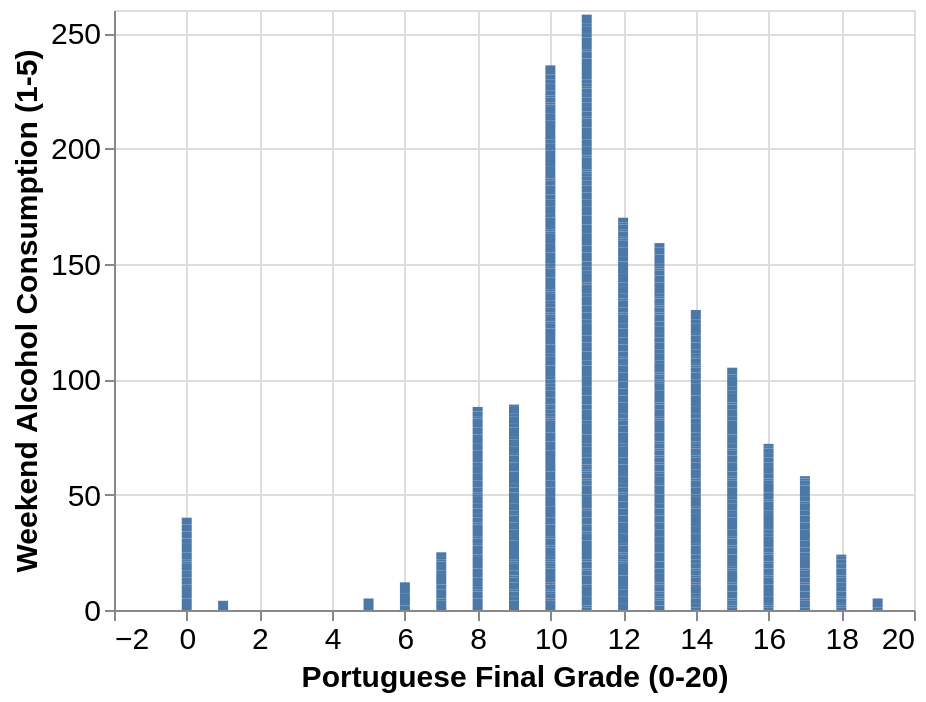

Describe this chart as a Vega-Lite specification.
### Vega-Lite specification from a JSON file in a GitHub repository (floating-point values rounded to 4 significant figures; data arrays with more than 128 entries replaced by an {"elided": "..."} marker saying what was removed)
{"config": {"view": {"continuousWidth": 400, "continuousHeight": 300}, "axis": {"labelFontSize": 15, "titleFontSize": 15}}, "data": {"name": "data-2598c03e4b3391988ca14a0c16e86572"}, "mark": "bar", "encoding": {"tooltip": [{"field": "G3", "type": "quantitative"}, {"field": "Walc", "type": "quantitative"}], "x": {"axis": {"title": "Portuguese Final Grade (0-20)"}, "field": "G3", "type": "quantitative"}, "y": {"axis": {"title": "Weekend Alcohol Consumption (1-5)"}, "field": "Walc", "type": "quantitative"}}, "$schema": "https://vega.github.io/schema/vega-lite/v5.json", "datasets": {"data-2598c03e4b3391988ca14a0c16e86572": {"elided": "649 records"}}}
